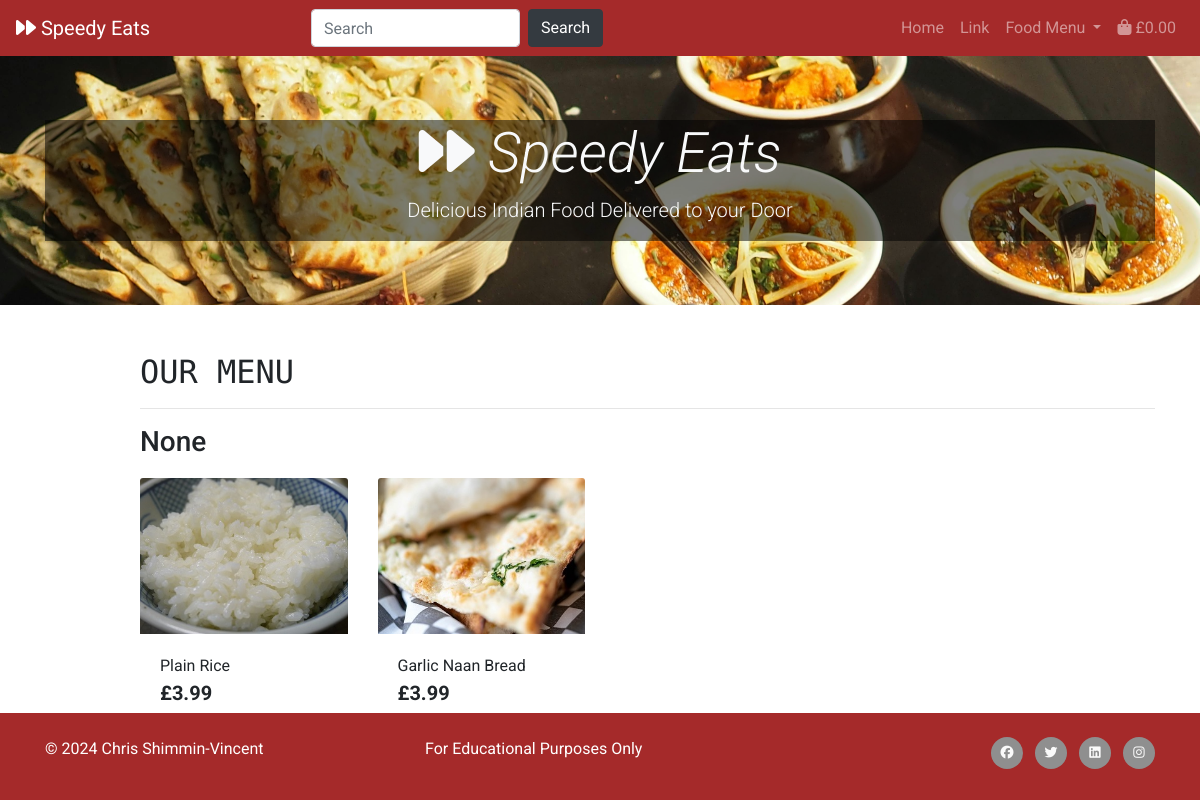
Before: /products/?category=side with the older database file.
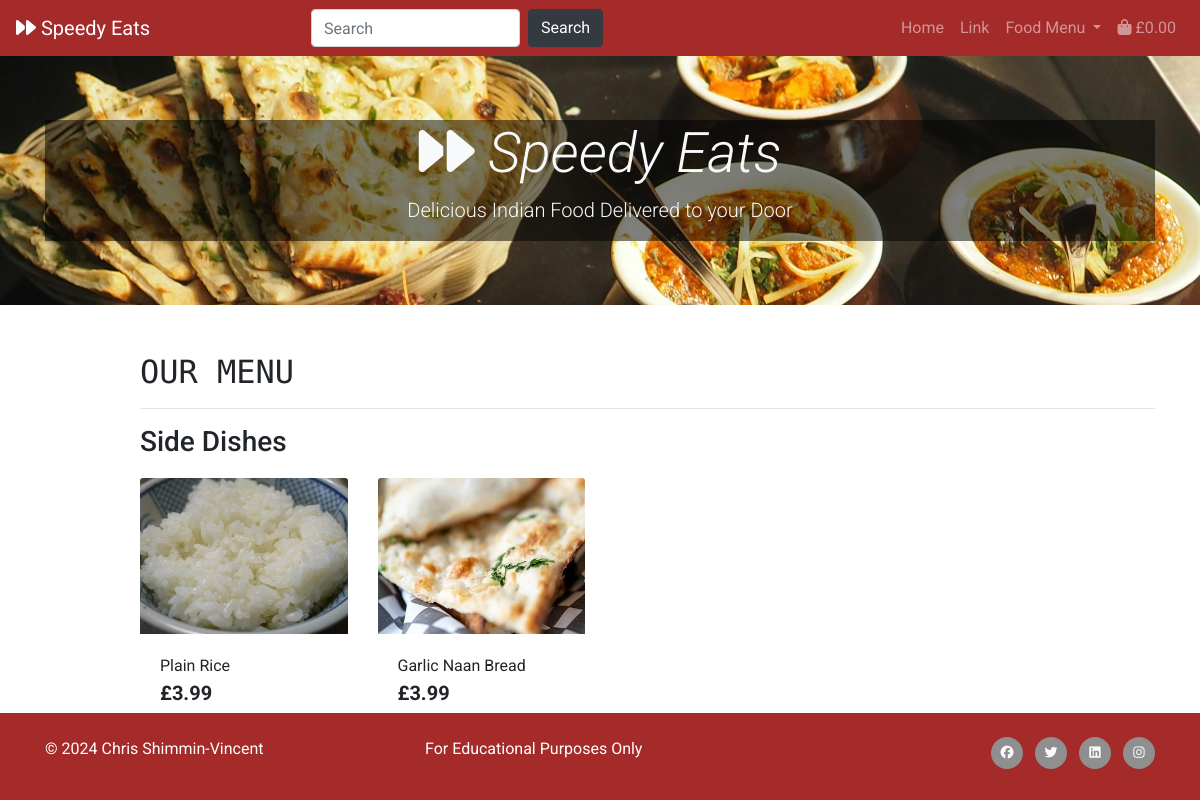
After: the same page with the newer database file.
### products/models.py (models this page shows, shortened)
class Category(models.Model):
    class Meta:
        verbose_name_plural = "Categories"
    name = models.CharField(max_length=254)
    friendly_name = models.CharField(max_length=254, null=True, blank=True)
    friendly_name_plural = models.CharField(max_length=254,
                                            null=True, blank=True)

### products/views.py (the view, shortened to what this page needs)
# urls.py: path('', views.all_products, name='products'),
def all_products(request):
    products = Product.objects.all()
    query = None
    categories = None
    friendly_name_plural = None
    if request.GET:
        if 'category' in request.GET:
            categories = request.GET['category'].split(',')
            products = products.filter(category__name__in=categories)
            categories = Category.objects.filter(name__in=categories)
            friendly_name_plural = categories[0].friendly_name_plural
    context = {
        'products': products,
        'search_term': query,
        'current_categories': categories,
        'friendly_name_plural': friendly_name_plural,
    }
    return render(request, 'products/products.html', context)

### bag/contexts.py (called while the page is built, shortened)
def bag_contents(request):
    bag_items = []
    product_count = 0
    total = 0
    delivery = Decimal(settings.STANDARD_DELIVERY)
    grand_total = 0
    bag = request.session.get('bag', {})
    if total < settings.MINIMUM_ORDER_VALUE:
        minimum_value_met = False
    else:
        minimum_value_met = True
    minimum_order_delta = settings.MINIMUM_ORDER_VALUE - total
    grand_total = total + delivery
    context = {
        'minimum_value_met': minimum_value_met,
        'bag_items': bag_items,
        'product_count': product_count,
        'total': total,
        'minimum_order_delta': minimum_order_delta,
        'minimum_order_value': settings.MINIMUM_ORDER_VALUE,
        'delivery': delivery,
        'grand_total': grand_total,
    }
    return context

### products/templates/products/products.html (shortened to what this page needs)
{% extends "base.html" %}
{% load static %}
{% block content %}
    <div class="container">
        <div class="row">
            <div class="col mt-3 offset-1">
                <h2 class="logo-font">Our Menu</h2>
                <hr>
                {% if current_categories %}
                    <h3>{{ friendly_name_plural }}</h3>
                {% endif %}
            </div>
        </div>
        <div class="row">
            <div class="product-container col-10 offset-1">
                <div class="row">
                    {% for product in products %}
                        <div class="col-sm-6 col-md-6 col-lg-4 col-xl-3">
                            <div class="card h-100 border-0">
                                {% if product.image %}
                                <a href="{% url 'product_detail' product.id %}">
                                    <img class="card-img-top img-fluid" src="{{ product.image.url }}" alt="{{ product.name }}">
                                </a>
                                {% else %}
                                <a href={% url 'product_detail' product.id %}"">
                                    <img class="card-img-top img-fluid" src="{{ MEDIA_URL }}noimage.png" alt="{{ product.name }}">
                                </a>
                                {% endif %}
                                <div class="card-body pb-0">
                                    <p class="mb-0"><a href="{% url 'product_detail' product.id %}" class="text-reset">{{ product.name }}</a></p>
                                </div>
                                <div class="card-footer bg-white pt-0 border-0 text-left">
                                    <div class="row">
                                        <div class="col">
                                            <p class="lead mb-0 text-left font-weight-bold">£{{ product.price }}</p>
                                        </div>
                                    </div>
                                </div>
                            </div>
                        </div>
                    {% endfor %}
                </div>
            </div>
        </div>
    </div>
    <div class="btt-button shadow-sm rounded-0 border border-black">
        <a class="btt-link d-flex h-100">
        </a>
    </div>
{% endblock %}

Changed rows visible on the page:
now on this page (row edited): Category: friendly_name_plural "Side Dishes"
Other visible differences:
{{ friendly_name_plural }}: "None" → (not shown)
